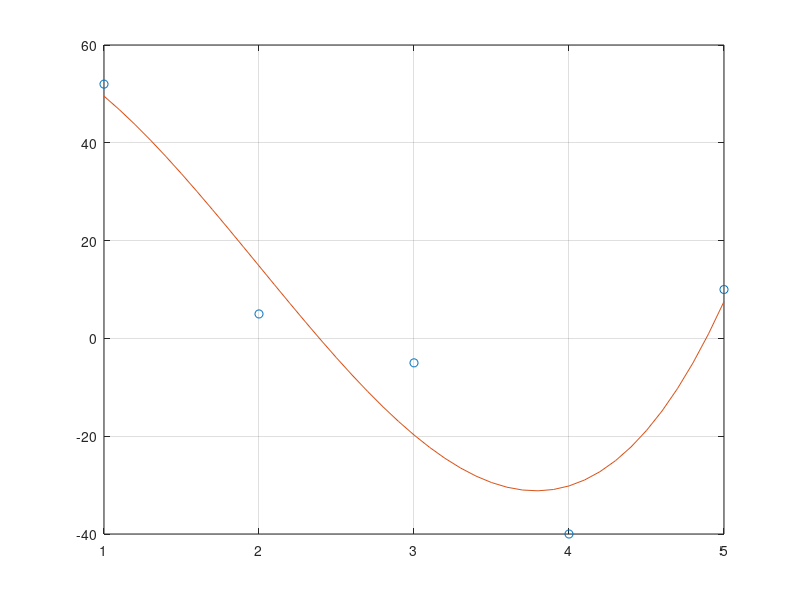

Source code (MATLAB):
clear 

x = [1 2 3 4 5]; 
y = [52 5 -5 -40 10];

p = polyfit(x,y,3)
x2 = 1:.1:5;
y2 = polyval(p,x2);
plot(x,y,'o',x2,y2)
grid on
